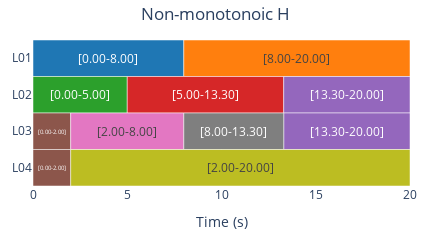
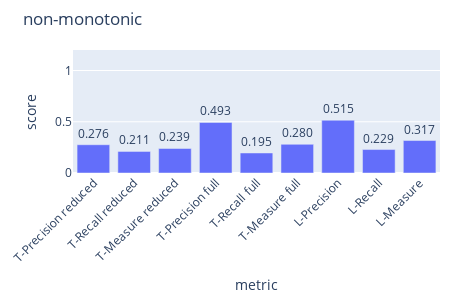

These figures' notebook cell, in order:
### Code cell
import warnings
warnings.filterwarnings('ignore')

fig = est.plot()
fig.update_layout(width=430)
fig.show()

bds, meet_mat = est.meet()
plt.pcolormesh(bds, bds, meet_mat, cmap='inferno')
plt.gca().set_aspect('equal')
plt.colorbar()
plt.show()
hier_score = mir_eval.hierarchy.evaluate(ref.itvls, ref.labels, est.itvls, est.labels)
px_metrics_bar(hier_score, title='non-monotonic')

### Figure 1 — Plotly figure (JSON) as saved in the notebook; plotly's stock layout.template omitted (floating-point values rounded to 4 significant figures)
{"data": [{"base": [0], "customdata": ["<b>[0.00-8.00]</b><br>Layer: L01<br>Start: 0.000s<br>End: 8.000s<br>Duration: 8.000s"], "hovertemplate": "%{customdata}<extra></extra>", "insidetextanchor": "middle", "marker": {"color": "#1F77B4", "line": {"color": "white", "width": 0.5}, "pattern": {"fgcolor": "white", "fgopacity": 0.5, "shape": "", "solidity": 0.25}}, "name": "[0.00-8.00]", "orientation": "h", "showlegend": true, "text": ["[0.00-8.00]"], "textposition": "inside", "type": "bar", "width": 1, "x": [8], "y": ["L01"]}, {"base": [8], "customdata": ["<b>[8.00-20.00]</b><br>Layer: L01<br>Start: 8.000s<br>End: 20.000s<br>Duration: 12.000s"], "hovertemplate": "%{customdata}<extra></extra>", "insidetextanchor": "middle", "marker": {"color": "#FF7F0E", "line": {"color": "white", "width": 0.5}, "pattern": {"fgcolor": "white", "fgopacity": 0.5, "shape": "", "solidity": 0.25}}, "name": "[8.00-20.00]", "orientation": "h", "showlegend": true, "text": ["[8.00-20.00]"], "textposition": "inside", "type": "bar", "width": 1, "x": [12], "y": ["L01"]}, {"base": [0], "customdata": ["<b>[0.00-5.00]</b><br>Layer: L02<br>Start: 0.000s<br>End: 5.000s<br>Duration: 5.000s"], "hovertemplate": "%{customdata}<extra></extra>", "insidetextanchor": "middle", "marker": {"color": "#2CA02C", "line": {"color": "white", "width": 0.5}, "pattern": {"fgcolor": "white", "fgopacity": 0.5, "shape": "", "solidity": 0.25}}, "name": "[0.00-5.00]", "orientation": "h", "showlegend": true, "text": ["[0.00-5.00]"], "textposition": "inside", "type": "bar", "width": 1, "x": [5], "y": ["L02"]}, {"base": [5], "customdata": ["<b>[5.00-13.30]</b><br>Layer: L02<br>Start: 5.000s<br>End: 13.300s<br>Duration: 8.300s"], "hovertemplate": "%{customdata}<extra></extra>", "insidetextanchor": "middle", "marker": {"color": "#D62728", "line": {"color": "white", "width": 0.5}, "pattern": {"fgcolor": "white", "fgopacity": 0.5, "shape": "", "solidity": 0.25}}, "name": "[5.00-13.30]", "orientation": "h", "showlegend": true, "text": ["[5.00-13.30]"], "textposition": "inside", "type": "bar", "width": 1, "x": [8.3], "y": ["L02"]}, {"base": [13.3, 13.3], "customdata": ["<b>[13.30-20.00]</b><br>Layer: L02<br>Start: 13.300s<br>End: 20.000s<br>Duration: 6.700s", "<b>[13.30-20.00]</b><br>Layer: L03<br>Start: 13.300s<br>End: 20.000s<br>Duration: 6.700s"], "hovertemplate": "%{customdata}<extra></extra>", "insidetextanchor": "middle", "marker": {"color": "#9467BD", "line": {"color": "white", "width": 0.5}, "pattern": {"fgcolor": "white", "fgopacity": 0.5, "shape": "", "solidity": 0.25}}, "name": "[13.30-20.00]", "orientation": "h", "showlegend": true, "text": ["[13.30-20.00]", "[13.30-20.00]"], "textposition": "inside", "type": "bar", "width": 1, "x": [6.7, 6.7], "y": ["L02", "L03"]}, {"base": [0, 0], "customdata": ["<b>[0.00-2.00]</b><br>Layer: L03<br>Start: 0.000s<br>End: 2.000s<br>Duration: 2.000s", "<b>[0.00-2.00]</b><br>Layer: L04<br>Start: 0.000s<br>End: 2.000s<br>Duration: 2.000s"], "hovertemplate": "%{customdata}<extra></extra>", "insidetextanchor": "middle", "marker": {"color": "#8C564B", "line": {"color": "white", "width": 0.5}, "pattern": {"fgcolor": "white", "fgopacity": 0.5, "shape": "", "solidity": 0.25}}, "name": "[0.00-2.00]", "orientation": "h", "showlegend": true, "text": ["[0.00-2.00]", "[0.00-2.00]"], "textposition": "inside", "type": "bar", "width": 1, "x": [2, 2], "y": ["L03", "L04"]}, {"base": [2], "customdata": ["<b>[2.00-8.00]</b><br>Layer: L03<br>Start: 2.000s<br>End: 8.000s<br>Duration: 6.000s"], "hovertemplate": "%{customdata}<extra></extra>", "insidetextanchor": "middle", "marker": {"color": "#E377C2", "line": {"color": "white", "width": 0.5}, "pattern": {"fgcolor": "white", "fgopacity": 0.5, "shape": "", "solidity": 0.25}}, "name": "[2.00-8.00]", "orientation": "h", "showlegend": true, "text": ["[2.00-8.00]"], "textposition": "inside", "type": "bar", "width": 1, "x": [6], "y": ["L03"]}, {"base": [8], "customdata": ["<b>[8.00-13.30]</b><br>Layer: L03<br>Start: 8.000s<br>End: 13.300s<br>Duration: 5.300s"], "hovertemplate": "%{customdata}<extra></extra>", "insidetextanchor": "middle", "marker": {"color": "#7F7F7F", "line": {"color": "white", "width": 0.5}, "pattern": {"fgcolor": "white", "fgopacity": 0.5, "shape": "", "solidity": 0.25}}, "name": "[8.00-13.30]", "orientation": "h", "showlegend": true, "text": ["[8.00-13.30]"], "textposition": "inside", "type": "bar", "width": 1, "x": [5.3], "y": ["L03"]}, {"base": [2], "customdata": ["<b>[2.00-20.00]</b><br>Layer: L04<br>Start: 2.000s<br>End: 20.000s<br>Duration: 18.000s"], "hovertemplate": "%{customdata}<extra></extra>", "insidetextanchor": "middle", "marker": {"color": "#BCBD22", "line": {"color": "white", "width": 0.5}, "pattern": {"fgcolor": "white", "fgopacity": 0.5, "shape": "", "solidity": 0.25}}, "name": "[2.00-20.00]", "orientation": "h", "showlegend": true, "text": ["[2.00-20.00]"], "textposition": "inside", "type": "bar", "width": 1, "x": [18], "y": ["L04"]}], "layout": {"barmode": "overlay", "height": 170, "margin": {"b": 20, "l": 20, "r": 20, "t": 40}, "showlegend": false, "title": {"text": "Non-monotonoic H", "x": 0.5}, "width": 430, "xaxis": {"range": [0, 20], "title": {"text": "Time (s)"}}, "yaxis": {"categoryarray": ["L04", "L03", "L02", "L01"], "categoryorder": "array", "title": {}}}}

### Figure 2 — Plotly figure (JSON) as saved in the notebook; plotly's stock layout.template omitted (floating-point values rounded to 4 significant figures)
{"data": [{"hovertemplate": "metric=%{x}<br>score=%{text}<extra></extra>", "legendgroup": "", "marker": {"color": "#636efa", "pattern": {"shape": ""}}, "name": "", "orientation": "v", "showlegend": false, "text": [0.2759, 0.211, 0.2391, 0.4933, 0.1955, 0.28, 0.5149, 0.2289, 0.3169], "textposition": "outside", "texttemplate": "%{text:.3f}", "type": "bar", "x": ["T-Precision reduced", "T-Recall reduced", "T-Measure reduced", "T-Precision full", "T-Recall full", "T-Measure full", "L-Precision", "L-Recall", "L-Measure"], "xaxis": "x", "y": [0.2759, 0.211, 0.2391, 0.4933, 0.1955, 0.28, 0.5149, 0.2289, 0.3169], "yaxis": "y"}], "layout": {"barmode": "relative", "height": 300, "legend": {"tracegroupgap": 0}, "margin": {"b": 10, "l": 10, "r": 10, "t": 50}, "title": {"text": "non-monotonic"}, "width": 450, "xaxis": {"anchor": "y", "domain": [0, 1], "tickangle": -45, "title": {"text": "metric"}}, "yaxis": {"anchor": "x", "domain": [0, 1], "range": [0, 1.2], "title": {"text": "score"}}}}
